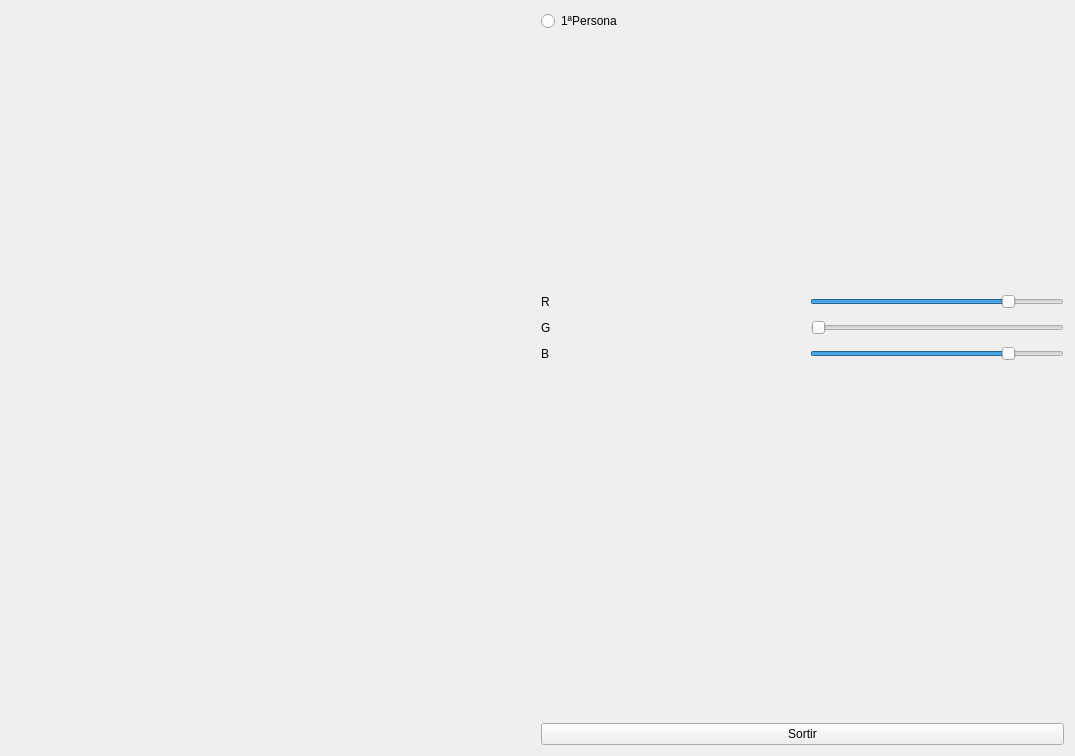
<?xml version="1.0" encoding="UTF-8"?>
<ui version="4.0">
 <class>MyForm</class>
 <widget class="QWidget" name="MyForm">
  <property name="geometry">
   <rect>
    <x>0</x>
    <y>0</y>
    <width>1075</width>
    <height>756</height>
   </rect>
  </property>
  <property name="windowTitle">
   <string>Form</string>
  </property>
  <layout class="QHBoxLayout" name="horizontalLayout_4">
   <item>
    <widget class="MyGLWidget" name="widget" native="true">
     <property name="sizePolicy">
      <sizepolicy hsizetype="Expanding" vsizetype="Expanding">
       <horstretch>0</horstretch>
       <verstretch>0</verstretch>
      </sizepolicy>
     </property>
    </widget>
   </item>
   <item>
    <layout class="QVBoxLayout" name="verticalLayout">
     <item>
      <layout class="QVBoxLayout" name="verticalLayout_3">
       <item>
        <widget class="QRadioButton" name="radioButton">
         <property name="text">
          <string>1ªPersona</string>
         </property>
         <property name="checked">
          <bool>false</bool>
         </property>
        </widget>
       </item>
       <item>
        <spacer name="verticalSpacer_2">
         <property name="orientation">
          <enum>Qt::Vertical</enum>
         </property>
         <property name="sizeHint" stdset="0">
          <size>
           <width>20</width>
           <height>40</height>
          </size>
         </property>
        </spacer>
       </item>
       <item>
        <layout class="QVBoxLayout" name="verticalLayout_2">
         <item>
          <layout class="QHBoxLayout" name="horizontalLayout">
           <item>
            <widget class="QLabel" name="label">
             <property name="text">
              <string>R</string>
             </property>
            </widget>
           </item>
           <item>
            <spacer name="horizontalSpacer">
             <property name="orientation">
              <enum>Qt::Horizontal</enum>
             </property>
             <property name="sizeHint" stdset="0">
              <size>
               <width>40</width>
               <height>20</height>
              </size>
             </property>
            </spacer>
           </item>
           <item>
            <widget class="QSlider" name="horizontalSlider">
             <property name="maximum">
              <number>100</number>
             </property>
             <property name="singleStep">
              <number>1</number>
             </property>
             <property name="value">
              <number>80</number>
             </property>
             <property name="orientation">
              <enum>Qt::Horizontal</enum>
             </property>
            </widget>
           </item>
          </layout>
         </item>
         <item>
          <layout class="QHBoxLayout" name="horizontalLayout_3">
           <item>
            <widget class="QLabel" name="label_5">
             <property name="text">
              <string>G</string>
             </property>
            </widget>
           </item>
           <item>
            <spacer name="horizontalSpacer_3">
             <property name="orientation">
              <enum>Qt::Horizontal</enum>
             </property>
             <property name="sizeHint" stdset="0">
              <size>
               <width>40</width>
               <height>20</height>
              </size>
             </property>
            </spacer>
           </item>
           <item>
            <widget class="QSlider" name="horizontalSlider_5">
             <property name="maximum">
              <number>100</number>
             </property>
             <property name="orientation">
              <enum>Qt::Horizontal</enum>
             </property>
            </widget>
           </item>
          </layout>
         </item>
         <item>
          <layout class="QHBoxLayout" name="horizontalLayout_2">
           <item>
            <widget class="QLabel" name="label_4">
             <property name="text">
              <string>B</string>
             </property>
            </widget>
           </item>
           <item>
            <spacer name="horizontalSpacer_2">
             <property name="orientation">
              <enum>Qt::Horizontal</enum>
             </property>
             <property name="sizeHint" stdset="0">
              <size>
               <width>40</width>
               <height>20</height>
              </size>
             </property>
            </spacer>
           </item>
           <item>
            <widget class="QSlider" name="horizontalSlider_4">
             <property name="maximum">
              <number>100</number>
             </property>
             <property name="value">
              <number>80</number>
             </property>
             <property name="orientation">
              <enum>Qt::Horizontal</enum>
             </property>
            </widget>
           </item>
          </layout>
         </item>
        </layout>
       </item>
      </layout>
     </item>
     <item>
      <spacer name="verticalSpacer">
       <property name="orientation">
        <enum>Qt::Vertical</enum>
       </property>
       <property name="sizeHint" stdset="0">
        <size>
         <width>20</width>
         <height>40</height>
        </size>
       </property>
      </spacer>
     </item>
     <item>
      <widget class="QPushButton" name="pushButton">
       <property name="text">
        <string>Sortir</string>
       </property>
      </widget>
     </item>
    </layout>
   </item>
  </layout>
 </widget>
 <customwidgets>
  <customwidget>
   <class>MyGLWidget</class>
   <extends>QWidget</extends>
   <header>MyGLWidget.h</header>
   <container>1</container>
   <slots>
    <signal>changeRadio()</signal>
    <slot>changeCamara(bool)</slot>
    <slot>changeR(int)</slot>
    <slot>changeG(int)</slot>
    <slot>changeB(int)</slot>
   </slots>
  </customwidget>
 </customwidgets>
 <resources/>
 <connections>
  <connection>
   <sender>radioButton</sender>
   <signal>toggled(bool)</signal>
   <receiver>widget</receiver>
   <slot>changeCamara(bool)</slot>
   <hints>
    <hint type="sourcelabel">
     <x>774</x>
     <y>28</y>
    </hint>
    <hint type="destinationlabel">
     <x>534</x>
     <y>108</y>
    </hint>
   </hints>
  </connection>
  <connection>
   <sender>widget</sender>
   <signal>changeRadio()</signal>
   <receiver>radioButton</receiver>
   <slot>toggle()</slot>
   <hints>
    <hint type="sourcelabel">
     <x>534</x>
     <y>240</y>
    </hint>
    <hint type="destinationlabel">
     <x>799</x>
     <y>22</y>
    </hint>
   </hints>
  </connection>
  <connection>
   <sender>pushButton</sender>
   <signal>clicked()</signal>
   <receiver>MyForm</receiver>
   <slot>close()</slot>
   <hints>
    <hint type="sourcelabel">
     <x>806</x>
     <y>731</y>
    </hint>
    <hint type="destinationlabel">
     <x>675</x>
     <y>750</y>
    </hint>
   </hints>
  </connection>
  <connection>
   <sender>horizontalSlider_5</sender>
   <signal>valueChanged(int)</signal>
   <receiver>widget</receiver>
   <slot>changeG(int)</slot>
   <hints>
    <hint type="sourcelabel">
     <x>929</x>
     <y>321</y>
    </hint>
    <hint type="destinationlabel">
     <x>525</x>
     <y>474</y>
    </hint>
   </hints>
  </connection>
  <connection>
   <sender>horizontalSlider</sender>
   <signal>valueChanged(int)</signal>
   <receiver>widget</receiver>
   <slot>changeR(int)</slot>
   <hints>
    <hint type="sourcelabel">
     <x>859</x>
     <y>296</y>
    </hint>
    <hint type="destinationlabel">
     <x>517</x>
     <y>433</y>
    </hint>
   </hints>
  </connection>
  <connection>
   <sender>horizontalSlider_4</sender>
   <signal>valueChanged(int)</signal>
   <receiver>widget</receiver>
   <slot>changeB(int)</slot>
   <hints>
    <hint type="sourcelabel">
     <x>1018</x>
     <y>351</y>
    </hint>
    <hint type="destinationlabel">
     <x>521</x>
     <y>519</y>
    </hint>
   </hints>
  </connection>
 </connections>
</ui>
